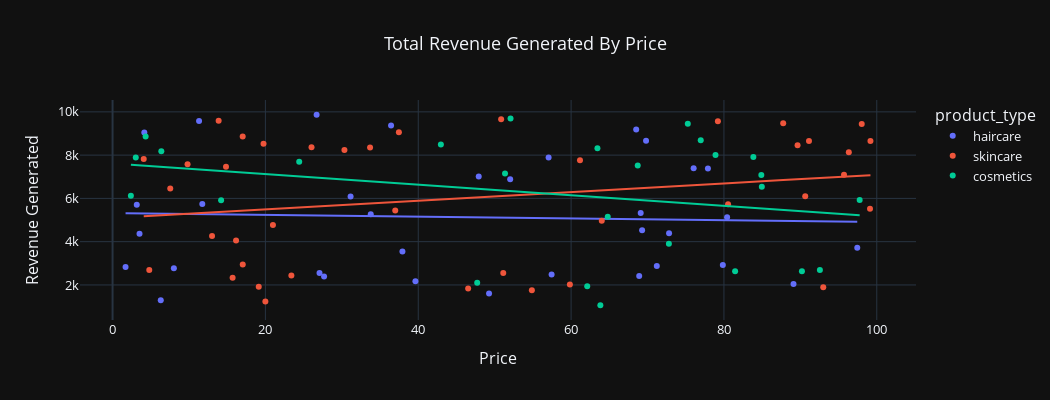

Notebook source saved alongside this figure:
### Markdown cell above
<b>Now let’s get started with analyzing the Supply Chain by looking at the relationship between the price of the products and the revenue generated by them:</b>

### Code cell
fig = px.scatter(df, x='price', 
                 y='revenue_generated', 
                 color='product_type', 
                 title='Total Revenue Generated By Price',
                 hover_data=['number_of_products_sold'], 
                 trendline="ols")

fig.update_layout(template='plotly_dark',
                  xaxis_title="Price",
                  yaxis_title="Revenue Generated",
                  font=dict(size=13),
                  height=400,
                  width=1050,
                  title_x=0.5,)
fig.show()

### Figure 1 — Plotly figure (JSON) as saved in the notebook; plotly's stock layout.template omitted (floating-point values rounded to 4 significant figures)
{"data": [{"customdata": [[802], [8], [147], [336], [620], [884], [209], [142], [353], [327], [598], [24], [859], [29], [154], [622], [701], [227], [117], [163], [32], [904], [241], [359], [946], [198], [774], [663], [618], [79], [114], [672], [62], [627]], "hovertemplate": "product_type=haircare<br>price=%{x}<br>revenue_generated=%{y}<br>number_of_products_sold=%{customdata[0]}<extra></extra>", "legendgroup": "haircare", "marker": {"color": "#636efa", "symbol": "circle"}, "mode": "markers", "name": "haircare", "orientation": "v", "showlegend": true, "type": "scatter", "x": [69.81, 11.32, 1.7, 71.21, 36.44, 27.68, 4.156, 39.63, 97.45, 8.023, 11.74, 33.78, 27.08, 76.04, 26.7, 31.15, 79.86, 49.26, 52.03, 37.93, 47.91, 3.17, 69.11, 57.45, 6.307, 57.06, 72.82, 68.91, 89.1, 80.41, 69.29, 77.9, 3.526, 68.52], "xaxis": "x", "y": [8662.0, 9578.0, 2828.0, 2874.0, 9365.0, 2391.0, 9049.0, 2175.0, 3716.0, 2766.0, 5737.0, 5268.0, 2557.0, 7397.0, 9866.0, 6088.0, 2926.0, 1606.0, 6886.0, 3550.0, 7015.0, 5710.0, 5328.0, 2484.0, 1292.0, 7889.0, 4384.0, 2412.0, 2048.0, 5134.0, 4531.0, 7386.0, 4371.0, 9185.0], "yaxis": "y"}, {"hovertemplate": "<b>OLS trendline</b><br>revenue_generated = -4.1918 * price + 5323.92<br>R<sup>2</sup>=0.002087<br><br>product_type=haircare<br>price=%{x}<br>revenue_generated=%{y} <b>(trend)</b><extra></extra>", "legendgroup": "haircare", "marker": {"color": "#636efa", "symbol": "circle"}, "mode": "lines", "name": "haircare", "showlegend": false, "type": "scatter", "x": [1.7, 3.17, 3.526, 4.156, 6.307, 8.023, 11.32, 11.74, 26.7, 27.08, 27.68, 31.15, 33.78, 36.44, 37.93, 39.63, 47.91, 49.26, 52.03, 57.06, 57.45, 68.52, 68.91, 69.11, 69.29, 69.81, 71.21, 72.82, 76.04, 77.9, 79.86, 80.41, 89.1, 97.45], "xaxis": "x", "y": [5317.0, 5311.0, 5309.0, 5307.0, 5297.0, 5290.0, 5276.0, 5275.0, 5212.0, 5210.0, 5208.0, 5193.0, 5182.0, 5171.0, 5165.0, 5158.0, 5123.0, 5117.0, 5106.0, 5085.0, 5083.0, 5037.0, 5035.0, 5034.0, 5033.0, 5031.0, 5025.0, 5019.0, 5005.0, 4997.0, 4989.0, 4987.0, 4950.0, 4915.0], "yaxis": "y"}, {"customdata": [[736], [83], [871], [65], [980], [996], [960], [249], [562], [469], [280], [187], [320], [168], [781], [602], [963], [963], [176], [933], [556], [155], [910], [820], [242], [93], [896], [380], [246], [134], [457], [704], [513], [511], [106], [872], [336], [223], [320], [913]], "hovertemplate": "product_type=skincare<br>price=%{x}<br>revenue_generated=%{y}<br>number_of_products_sold=%{customdata[0]}<extra></extra>", "legendgroup": "skincare", "marker": {"color": "#EF553B", "symbol": "circle"}, "mode": "markers", "name": "skincare", "orientation": "v", "showlegend": true, "type": "scatter", "x": [14.84, 61.16, 4.805, 4.078, 64.02, 15.71, 90.64, 16.16, 99.17, 36.99, 7.547, 51.12, 96.34, 50.85, 79.21, 37.47, 9.813, 23.4, 19.13, 80.54, 99.11, 46.53, 95.71, 98.03, 30.34, 20.99, 59.84, 17.03, 13.02, 89.63, 33.7, 26.03, 87.76, 54.87, 93.0, 91.13, 17.03, 20.0, 13.88, 19.75], "xaxis": "x", "y": [7461.0, 7767.0, 2687.0, 7823.0, 4971.0, 2331.0, 6100.0, 4053.0, 8654.0, 5442.0, 6454.0, 2553.0, 8128.0, 9655.0, 9572.0, 9062.0, 7573.0, 2438.0, 1912.0, 5725.0, 5521.0, 1840.0, 7089.0, 9436.0, 8232.0, 4767.0, 2021.0, 8864.0, 4257.0, 8459.0, 8355.0, 8368.0, 9474.0, 1752.0, 1889.0, 8652.0, 2943.0, 1230.0, 9593.0, 8526.0], "yaxis": "y"}, {"hovertemplate": "<b>OLS trendline</b><br>revenue_generated = 19.9126 * price + 5099.65<br>R<sup>2</sup>=0.054398<br><br>product_type=skincare<br>price=%{x}<br>revenue_generated=%{y} <b>(trend)</b><extra></extra>", "legendgroup": "skincare", "marker": {"color": "#EF553B", "symbol": "circle"}, "mode": "lines", "name": "skincare", "showlegend": false, "type": "scatter", "x": [4.078, 4.805, 7.547, 9.813, 13.02, 13.88, 14.84, 15.71, 16.16, 17.03, 17.03, 19.13, 19.75, 20.0, 20.99, 23.4, 26.03, 30.34, 33.7, 36.99, 37.47, 46.53, 50.85, 51.12, 54.87, 59.84, 61.16, 64.02, 79.21, 80.54, 87.76, 89.63, 90.64, 91.13, 93.0, 95.71, 96.34, 98.03, 99.11, 99.17], "xaxis": "x", "y": [5181.0, 5195.0, 5250.0, 5295.0, 5359.0, 5376.0, 5395.0, 5412.0, 5421.0, 5439.0, 5439.0, 5481.0, 5493.0, 5498.0, 5518.0, 5566.0, 5618.0, 5704.0, 5771.0, 5836.0, 5846.0, 6026.0, 6112.0, 6118.0, 6192.0, 6291.0, 6318.0, 6374.0, 6677.0, 6703.0, 6847.0, 6884.0, 6904.0, 6914.0, 6951.0, 7006.0, 7018.0, 7052.0, 7073.0, 7074.0], "yaxis": "y"}, {"customdata": [[426], [150], [126], [601], [391], [352], [394], [253], [616], [449], [705], [919], [99], [633], [484], [270], [637], [478], [375], [25], [737], [134], [916], [276], [987], [324]], "hovertemplate": "product_type=cosmetics<br>price=%{x}<br>revenue_generated=%{y}<br>number_of_products_sold=%{customdata[0]}<extra></extra>", "legendgroup": "cosmetics", "marker": {"color": "#00cc96", "symbol": "circle"}, "mode": "markers", "name": "cosmetics", "orientation": "v", "showlegend": true, "type": "scatter", "x": [42.96, 68.72, 81.46, 84.89, 4.324, 92.56, 2.397, 63.45, 64.8, 84.96, 52.08, 51.36, 78.9, 14.2, 63.83, 72.8, 6.382, 90.2, 83.85, 76.96, 75.27, 97.76, 62.11, 47.71, 3.038, 24.42], "xaxis": "x", "y": [8496.0, 7517.0, 2629.0, 7087.0, 8858.0, 2686.0, 6117.0, 8319.0, 5150.0, 6541.0, 9692.0, 7152.0, 8002.0, 5911.0, 1062.0, 3900.0, 8180.0, 2633.0, 7911.0, 8685.0, 9445.0, 5925.0, 1935.0, 2100.0, 7888.0, 7698.0], "yaxis": "y"}, {"hovertemplate": "<b>OLS trendline</b><br>revenue_generated = -24.4531 * price + 7615.01<br>R<sup>2</sup>=0.081280<br><br>product_type=cosmetics<br>price=%{x}<br>revenue_generated=%{y} <b>(trend)</b><extra></extra>", "legendgroup": "cosmetics", "marker": {"color": "#00cc96", "symbol": "circle"}, "mode": "lines", "name": "cosmetics", "showlegend": false, "type": "scatter", "x": [2.397, 3.038, 4.324, 6.382, 14.2, 24.42, 42.96, 47.71, 51.36, 52.08, 62.11, 63.45, 63.83, 64.8, 68.72, 72.8, 75.27, 76.96, 78.9, 81.46, 83.85, 84.89, 84.96, 90.2, 92.56, 97.76], "xaxis": "x", "y": [7556.0, 7541.0, 7509.0, 7459.0, 7268.0, 7018.0, 6565.0, 6448.0, 6359.0, 6342.0, 6096.0, 6064.0, 6054.0, 6031.0, 5935.0, 5835.0, 5774.0, 5733.0, 5686.0, 5623.0, 5565.0, 5539.0, 5538.0, 5409.0, 5352.0, 5224.0], "yaxis": "y"}], "layout": {"font": {"size": 13}, "height": 400, "legend": {"title": {"text": "product_type"}, "tracegroupgap": 0}, "title": {"text": "Total Revenue Generated By Price", "x": 0.5}, "width": 1050, "xaxis": {"anchor": "y", "autorange": true, "domain": [0, 1], "range": [-4.264, 105.1], "title": {"text": "Price"}, "type": "linear"}, "yaxis": {"anchor": "x", "autorange": true, "domain": [0, 1], "range": [379.9, 10550.0], "title": {"text": "Revenue Generated"}, "type": "linear"}}}
